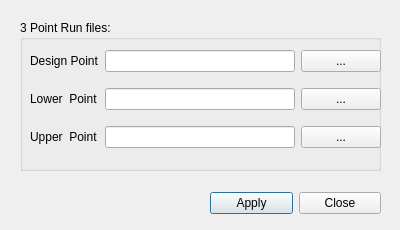
<?xml version="1.0" encoding="UTF-8"?>
<ui version="4.0">
 <class>Dialog</class>
 <widget class="QDialog" name="Dialog">
  <property name="geometry">
   <rect>
    <x>0</x>
    <y>0</y>
    <width>400</width>
    <height>230</height>
   </rect>
  </property>
  <property name="windowTitle">
   <string>Dialog</string>
  </property>
  <widget class="QWidget" name="layoutWidget">
   <property name="geometry">
    <rect>
     <x>210</x>
     <y>190</y>
     <width>171</width>
     <height>27</height>
    </rect>
   </property>
   <layout class="QHBoxLayout" name="horizontalLayout">
    <item>
     <widget class="QPushButton" name="btn_apply">
      <property name="text">
       <string>Apply</string>
      </property>
      <property name="default">
       <bool>true</bool>
      </property>
      <property name="flat">
       <bool>false</bool>
      </property>
     </widget>
    </item>
    <item>
     <widget class="QPushButton" name="btn_cls">
      <property name="text">
       <string>Close</string>
      </property>
     </widget>
    </item>
   </layout>
  </widget>
  <widget class="QGroupBox" name="groupBox">
   <property name="geometry">
    <rect>
     <x>20</x>
     <y>20</y>
     <width>361</width>
     <height>151</height>
    </rect>
   </property>
   <property name="title">
    <string>3 Point Run files:</string>
   </property>
   <widget class="QWidget" name="gridLayoutWidget">
    <property name="geometry">
     <rect>
      <x>10</x>
      <y>20</y>
      <width>351</width>
      <height>121</height>
     </rect>
    </property>
    <layout class="QGridLayout" name="gridLayout">
     <item row="0" column="1">
      <widget class="QLineEdit" name="box_path_design"/>
     </item>
     <item row="0" column="0">
      <widget class="QLabel" name="label">
       <property name="text">
        <string>Design Point</string>
       </property>
      </widget>
     </item>
     <item row="1" column="1">
      <widget class="QLineEdit" name="box_path_lower"/>
     </item>
     <item row="2" column="1">
      <widget class="QLineEdit" name="box_path_upper"/>
     </item>
     <item row="1" column="0">
      <widget class="QLabel" name="label_2">
       <property name="text">
        <string>Lower  Point</string>
       </property>
      </widget>
     </item>
     <item row="2" column="0">
      <widget class="QLabel" name="label_3">
       <property name="text">
        <string>Upper  Point</string>
       </property>
      </widget>
     </item>
     <item row="0" column="2">
      <widget class="QPushButton" name="btn_path_design">
       <property name="text">
        <string>...</string>
       </property>
      </widget>
     </item>
     <item row="1" column="2">
      <widget class="QPushButton" name="btn_path_lower">
       <property name="text">
        <string>...</string>
       </property>
      </widget>
     </item>
     <item row="2" column="2">
      <widget class="QPushButton" name="btn_path_upper">
       <property name="text">
        <string>...</string>
       </property>
      </widget>
     </item>
    </layout>
   </widget>
  </widget>
 </widget>
 <resources/>
 <connections/>
</ui>
